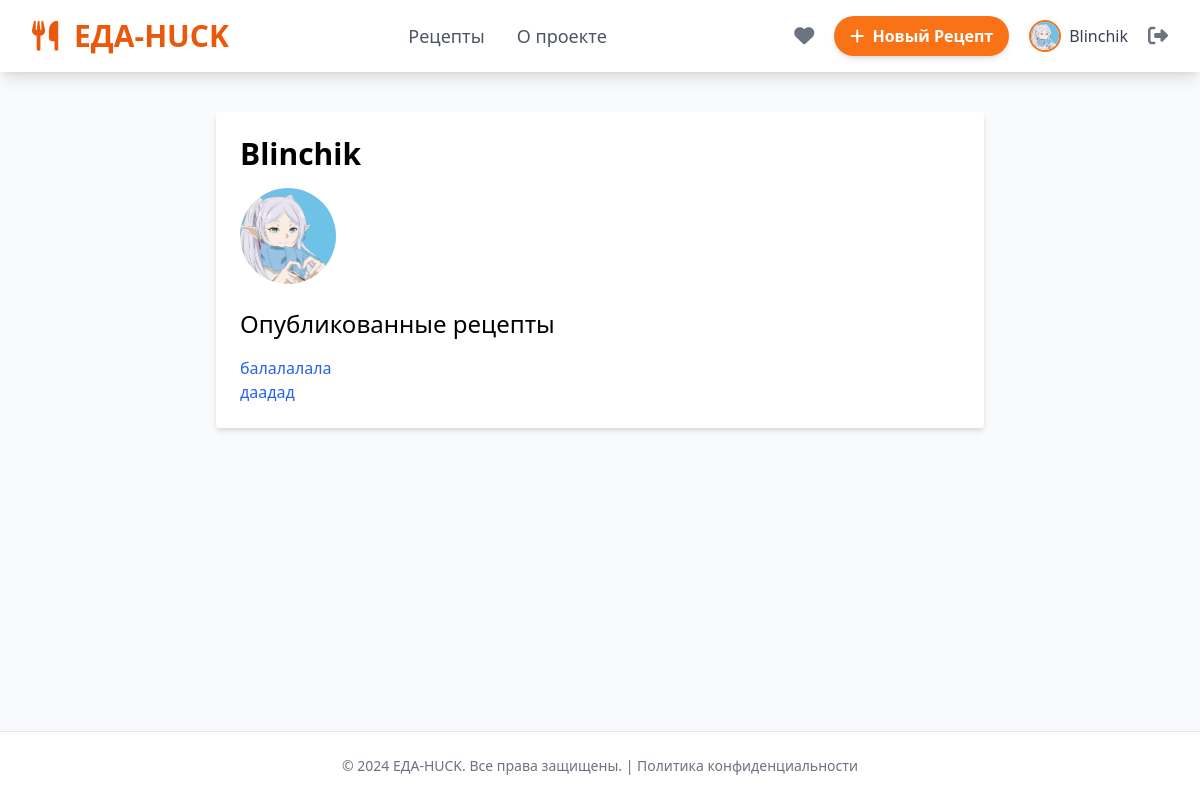
Before: /users/3/ (signed in) with the older database file.
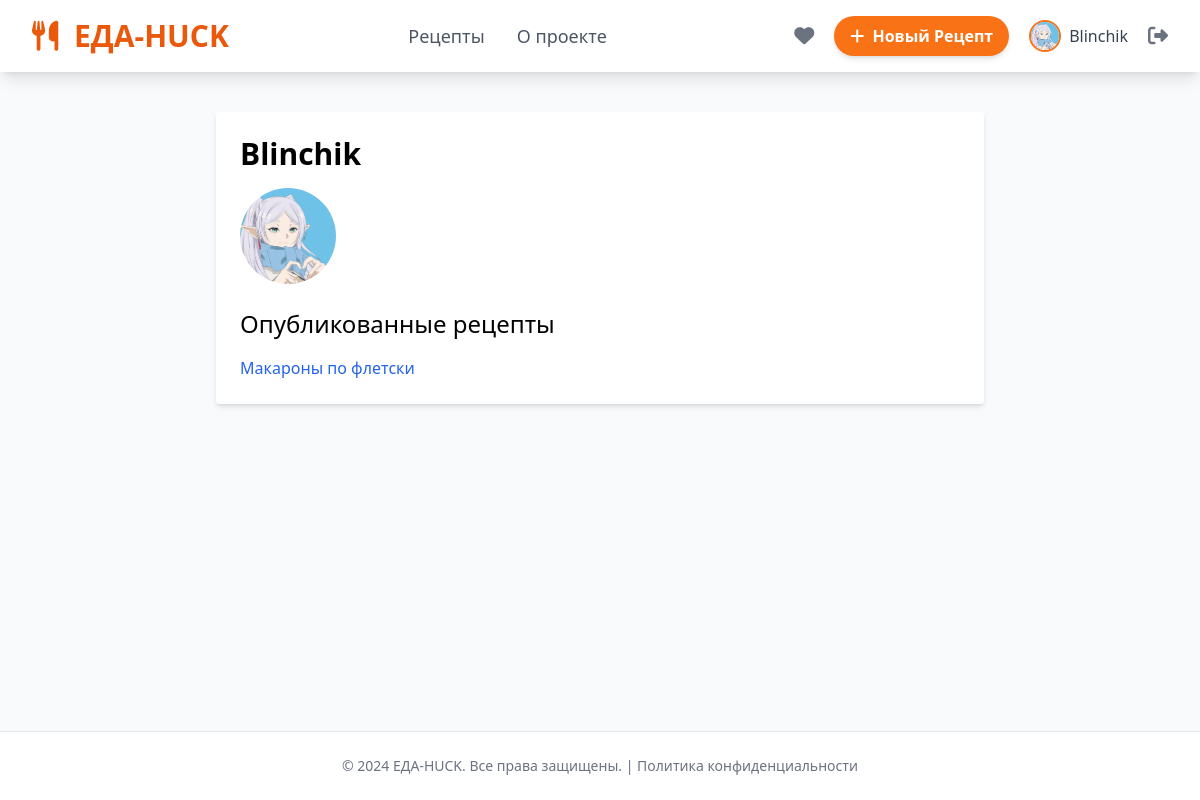
After: the same page with the newer database file.
### recept/models.py (models this page shows, shortened)
class Recipe(models.Model):
    STATUS_CHOICES = [
        ('draft', 'Черновик'),
        ('published', 'Опубликован'),
        ('pending', 'На модерации'),
        ('rejected', 'Отклонен'),
    ]
    status = models.CharField(max_length=10, choices=STATUS_CHOICES, default='draft', help_text='Статус рецепта')
    user = models.ForeignKey(User, on_delete=models.CASCADE, related_name='recipes')
    title = models.CharField(max_length=200, blank=True, null=True)
    cover_image = models.ImageField(upload_to='recipe_images/', blank=True, null=True, help_text='Обложка рецепта')
    description = models.TextField(blank=True, null=True)
    portions = models.PositiveIntegerField(default=1, blank=True, null=True)
    calories = models.PositiveIntegerField(help_text='Калорийность на порцию', blank=True, null=True)
    estimated_cost = models.DecimalField(max_digits=8, decimal_places=2, null=True, blank=True)
    genres = models.ManyToManyField(Genre, related_name='recipes', blank=True)
    ingredients = models.ManyToManyField(ListIngredient, through='RecipeIngredient', related_name='recipes')
    video_file = models.FileField(upload_to='recipe_videos/', blank=True, null=True, help_text='Видео рецепт (файл)')
    is_public = models.BooleanField(default=True)
    moderation_notes = models.TextField(
        blank=True,
        null=True,
        help_text='Комментарии администратора при отклонении'
        )
    created_at = models.DateTimeField(auto_now_add=True)
    updated_at = models.DateTimeField(auto_now=True)

### recept/views.py (the view)
# urls.py: path('users/<int:user_id>/', views.user_profile_view, name='user_profile'),
def user_profile_view(request, user_id):
    user_to_show = get_object_or_404(User, pk=user_id)
    user_recipes = user_to_show.recipes.filter(status='published').order_by('-created_at')
    context = {
        'profile_user': user_to_show,
        'recipes': user_recipes,
    }
    return render(request, 'users/profile.html', context)

### recept/templates/users/profile.html
{% extends 'base.html' %}
{% block content %}
<section class="max-w-3xl mx-auto p-6 bg-white rounded shadow-md">
  <h1 class="text-3xl font-bold mb-4">{{ profile_user.full_name|default:profile_user.email }}</h1>
  {% if profile_user.avatar %}
    <img src="{{ profile_user.avatar.url }}" alt="Аватар" class="w-24 h-24 rounded-full mb-4 object-cover">
  {% endif %}
  <h2 class="text-2xl mt-6 mb-4">Опубликованные рецепты</h2>
  <ul>
    {% for recipe in recipes %}
    <li><a href="{% url 'recipe_detail' recipe.pk %}" class="text-blue-600 hover:underline">{{ recipe.title }}</a></li>
    {% empty %}
    <li>Пользователь не опубликовал рецептов.</li>
    {% endfor %}
  </ul>
</section>
{% endblock %}

Changed rows visible on the page:
removed Recipe: title "балалалала"
removed Recipe: title "даадад"
added Recipe: title "Макароны по флетски"
